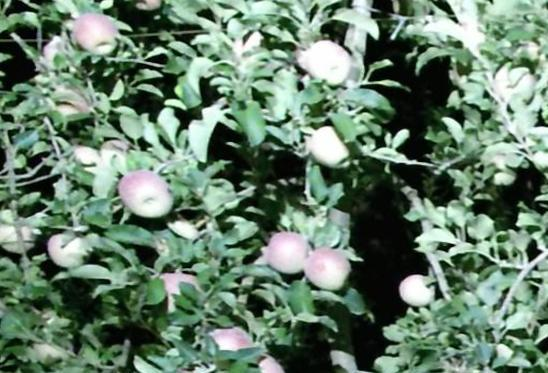
%> input picture recipes_scripts/test_ndi_index/BD04_inf_201724_004_01_RGBhr.jpg, 548 x 373 px
$ octave scriptNIRCopy.m   (GNU Octave 9; MATLAB toolbox functions it lacks are replaced by stand-ins)
%> lines starting %> are read from the running program, lines starting %| are printed output that depends on the picture
% ------------------------------------------------------------------------
% Fruit Detection Project
% Author: https://github.com/juancarlosmiranda/
% Date: December 2020
% ------------------------------------------------------------------------
% Given an image and its NIR data, this scripts cuts each fruit and put
% the result in a final image to show only the fruits cropped.
% It produces a heatmap to show NIR data.

%% setting environment
clc; close all; clear all;
home_user=pwd;
pathScript=fullfile(home_user,'development/fruitdetection/recipes_scripts/');
pathTestImages=fullfile(pathScript,'testingImages/');
pathTestNIR=fullfile(pathScript,'testingImages/');

% data names: images and NIR
imageName='BD04_inf_201724_004_01_RGBhr.jpg';
imageNameNIR='BD04_inf_201724_004_01_DS.mat';

%% load NIR
load(fullfile(pathTestNIR, imageNameNIR));
% --------------------------------
IRGBPath=fullfile(pathTestImages, imageName);
IRGB=imread(IRGBPath);
%> IRGB is the input picture: size 373x548x3 uint8; mean R, G, B 102.4, 127.2, 107.7
InirChannel1=NIR_DEPTH_res_crop(:,:,1);  % getn channel 1 from NIR
InirChannel2=NIR_DEPTH_res_crop(:,:,2);  % getn channel 2 from NIR
% --------------------------------

humanLabeledListBbox=[72,10,47,47;
    299,35,51,51;
    119,167,51,52;
    46,227,45,46;
    152,269,50,49;
    266,230,44,44;
    305,246,44,44;
    205,324,49,47;
    397,270,39,39;
    307,122,49,49;
    99,136,35,35;
    61,141,39,39;
    40,80,47,47;
    1,211,40,42;
    30,331,42,40;
    493,61,45,45;
    446,45,45,45
    ];

% ------------------------------------
figure; imshow(IRGB);

IRGBBlack=IRGB;
IRGBBlack(:,:,1)=0;
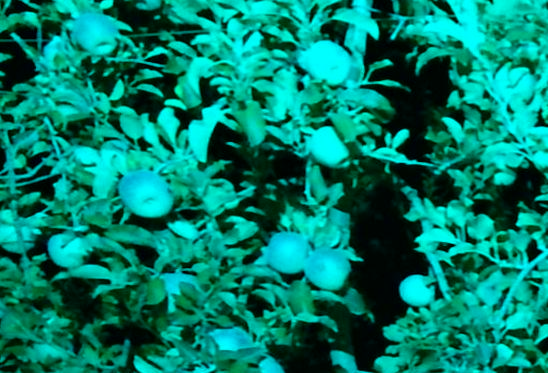
%> IRGBBlack: size 373x548x3 uint8; mean R, G, B 0, 127.2, 107.7
IRGBBlack(:,:,2)=0;
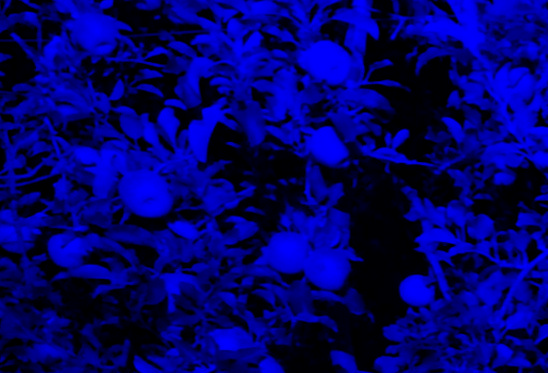
%> IRGBBlack: size 373x548x3 uint8; mean R, G, B 0, 0, 107.7
IRGBBlack(:,:,3)=0;
%> IRGBBlack: size 373x548x3 uint8; every value is 0

INIRSelected1=InirChannel1;
INIRSelected1(:,:)=0;

INIRSelected2=InirChannel2;
INIRSelected2(:,:)=0;


for i=1:size(humanLabeledListBbox,1)
    % -------------------------------
    x1=humanLabeledListBbox(i,1);
    y1=humanLabeledListBbox(i,2);
    x2=humanLabeledListBbox(i,3)+x1;
    y2=humanLabeledListBbox(i,4)+y1;
    % -------------------------------
    % copy all RGB channels
    IRGBBlack(y1:y2, x1:x2,1) = IRGB(y1:y2, x1:x2,1);
    IRGBBlack(y1:y2, x1:x2,2) = IRGB(y1:y2, x1:x2,2);
    IRGBBlack(y1:y2, x1:x2,3) = IRGB(y1:y2, x1:x2,3);
    % -------------------------------
    % copy all NIR channels
    INIRSelected1(y1:y2, x1:x2) = InirChannel1(y1:y2, x1:x2);
    INIRSelected2(y1:y2, x1:x2) = InirChannel2(y1:y2, x1:x2);
    % -------------------------------
    %break;
end
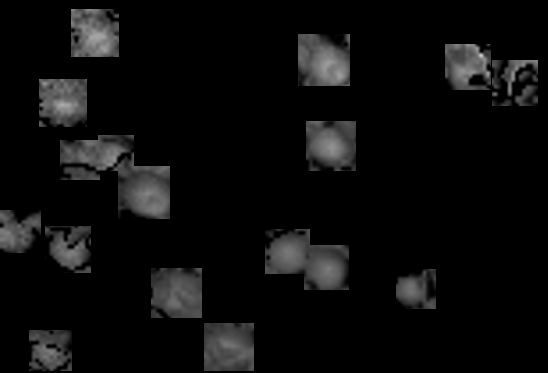
%> INIRSelected1: size 373x548 double; min 0, max 205.4, mean 12.3
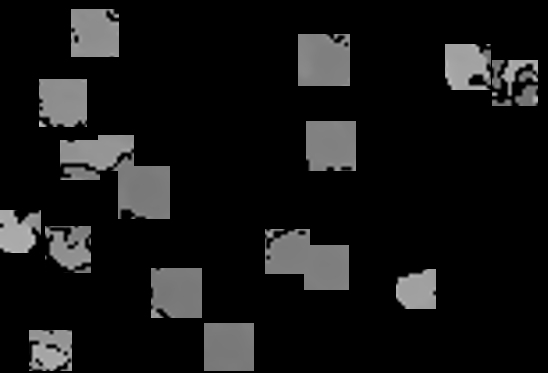
%> INIRSelected2: size 373x548 double; min 0, max 198.3, mean 21.3
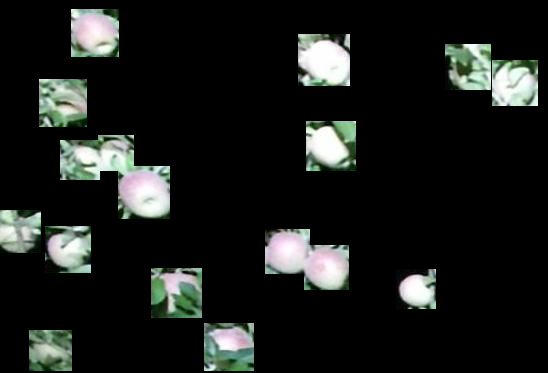
%> IRGBBlack: size 373x548x3 uint8; mean R, G, B 27, 29.7, 27.4
% -------------------------------
figure; imshow(IRGBBlack);
%figure; heatmap(INIRSelected);

f1=figure; heatmapHandle1 = heatmap(INIRSelected1(:,:,1), 'ColorMap', jet(100));maximumValue=max(INIRSelected1(:));caxis(heatmapHandle1,[0 maximumValue]);
%> (this line was passed over: heatmap is not available in this run)
%> after `maximumValue=max(INIRSelected1(:))`: maximumValue = 205.4
f2=figure; heatmapHandle2 = heatmap(INIRSelected2(:,:,1), 'ColorMap', jet(100));maximumValue=max(INIRSelected2(:));caxis(heatmapHandle2,[0 maximumValue]);
%> (this line was passed over: heatmap is not available in this run)
%> after `maximumValue=max(INIRSelected2(:))`: maximumValue = 198.3
% -------------------------------
